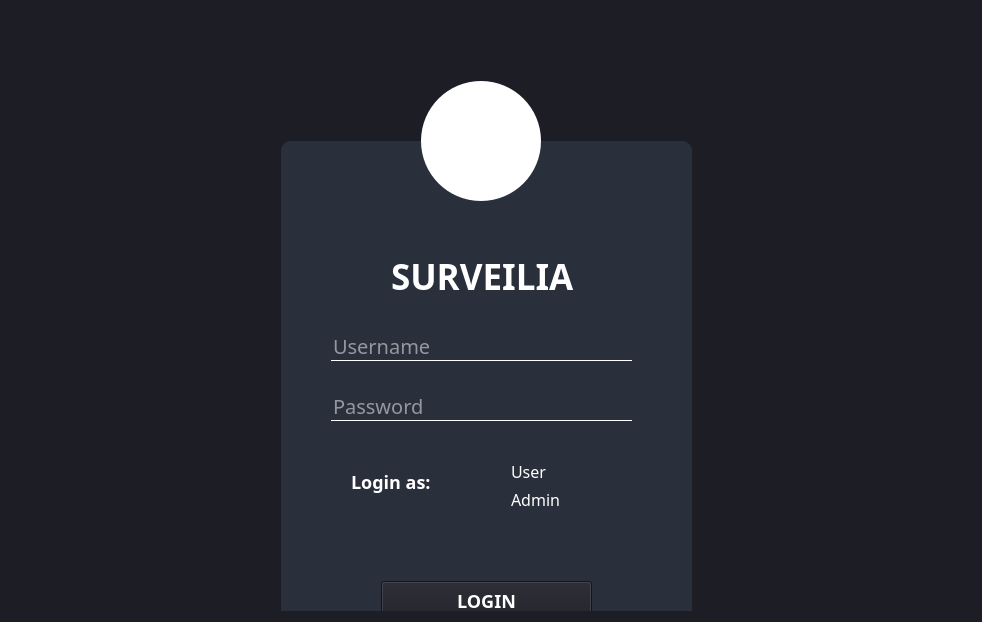
      <widget class="QWidget" name="login_page">
       <property name="styleSheet">
        <string notr="true">*{
font-family: century gothic;
font-size: 30px;
background-color:#1C1D25;
}
QFrame{
background: #2A2F3C ;
border-radius:10px;

}
QLabel{
color:white;
font-weight: bold;
}
QToolButton{
background:white;
border-radius:60px;
}
QLineEdit{
background: transparent;
border:none;
color:WHITE;
border-bottom:1px solid WHITE;
font-size:20px;

}
QPushButton{
font-size:18px;
font-weight:bold;
color:white ;
background-color:#1C1D25;
}
QPushButton:hover{
color:white;
background-color:black;
}
#logoLabel{
background:transparent;
}</string>
       </property>
       <layout class="QHBoxLayout" name="horizontalLayout_2">
        <item>
         <layout class="QHBoxLayout" name="horizontalLayout">
          <item>
           <spacer name="horizontalSpacer_2">
            <property name="orientation">
             <enum>Qt::Horizontal</enum>
            </property>
            <property name="sizeType">
             <enum>QSizePolicy::MinimumExpanding</enum>
            </property>
            <property name="sizeHint" stdset="0">
             <size>
              <width>200</width>
              <height>20</height>
             </size>
            </property>
           </spacer>
          </item>
          <item>
           <widget class="QWidget" name="login_widget" native="true">
            <property name="sizePolicy">
             <sizepolicy hsizetype="Preferred" vsizetype="Preferred">
              <horstretch>0</horstretch>
              <verstretch>0</verstretch>
             </sizepolicy>
            </property>
            <property name="minimumSize">
             <size>
              <width>560</width>
              <height>600</height>
             </size>
            </property>
            <widget class="QLabel" name="logo1_label">
             <property name="geometry">
              <rect>
               <x>200</x>
               <y>80</y>
               <width>150</width>
               <height>100</height>
              </rect>
             </property>
             <property name="styleSheet">
              <string notr="true">background: transparent;</string>
             </property>
             <property name="text">
              <string/>
             </property>
             <property name="pixmap">
              <pixmap resource="resource01.qrc">:/logo/surveilialogo.PNG</pixmap>
             </property>
             <property name="scaledContents">
              <bool>true</bool>
             </property>
            </widget>
            <widget class="QFrame" name="loginForm_frame">
             <property name="geometry">
              <rect>
               <x>70</x>
               <y>130</y>
               <width>411</width>
               <height>571</height>
              </rect>
             </property>
             <property name="frameShape">
              <enum>QFrame::StyledPanel</enum>
             </property>
             <property name="frameShadow">
              <enum>QFrame::Raised</enum>
             </property>
             <widget class="QLabel" name="title1_label">
              <property name="geometry">
               <rect>
                <x>110</x>
                <y>100</y>
                <width>221</width>
                <height>71</height>
               </rect>
              </property>
              <property name="styleSheet">
               <string notr="true">font-size:35px;</string>
              </property>
              <property name="text">
               <string>SURVEILIA</string>
              </property>
             </widget>
             <widget class="QLineEdit" name="username1_field">
              <property name="geometry">
               <rect>
                <x>50</x>
                <y>190</y>
                <width>301</width>
                <height>30</height>
               </rect>
              </property>
              <property name="placeholderText">
               <string>Username</string>
              </property>
             </widget>
             <widget class="QLineEdit" name="password1_field">
              <property name="geometry">
               <rect>
                <x>50</x>
                <y>250</y>
                <width>301</width>
                <height>30</height>
               </rect>
              </property>
              <property name="echoMode">
               <enum>QLineEdit::Password</enum>
              </property>
              <property name="placeholderText">
               <string>Password</string>
              </property>
             </widget>
             <widget class="QPushButton" name="login1_pushButton">
              <property name="geometry">
               <rect>
                <x>100</x>
                <y>440</y>
                <width>211</width>
                <height>40</height>
               </rect>
              </property>
              <property name="text">
               <string>LOGIN</string>
              </property>
             </widget>
             <widget class="QRadioButton" name="admin1_radioButton">
              <property name="geometry">
               <rect>
                <x>210</x>
                <y>350</y>
                <width>92</width>
                <height>16</height>
               </rect>
              </property>
              <property name="styleSheet">
               <string notr="true">QRadioButton{
color:WHITE;
font-size:16px;
background:transparent;


}</string>
              </property>
              <property name="text">
               <string>Admin</string>
              </property>
             </widget>
             <widget class="QRadioButton" name="user1_radioButton">
              <property name="geometry">
               <rect>
                <x>210</x>
                <y>320</y>
                <width>61</width>
                <height>20</height>
               </rect>
              </property>
              <property name="styleSheet">
               <string notr="true">QRadioButton{
color:WHITE;
font-size:16px;
background:transparent;

}</string>
              </property>
              <property name="text">
               <string>User</string>
              </property>
             </widget>
             <widget class="QLabel" name="loginas1_label">
              <property name="geometry">
               <rect>
                <x>70</x>
                <y>320</y>
                <width>81</width>
                <height>41</height>
               </rect>
              </property>
              <property name="styleSheet">
               <string notr="true">*{
background: transparent;
border:none;
color:WHITE;
font-size:18px;
font-weight:500;

}</string>
              </property>
              <property name="text">
               <string>Login as:</string>
              </property>
             </widget>
            </widget>
            <widget class="QToolButton" name="logo1_toolButton">
             <property name="geometry">
              <rect>
               <x>210</x>
               <y>70</y>
               <width>120</width>
               <height>120</height>
              </rect>
             </property>
             <property name="text">
              <string/>
             </property>
            </widget>
            <zorder>loginForm_frame</zorder>
            <zorder>logo1_toolButton</zorder>
            <zorder>logo1_label</zorder>
           </widget>
          </item>
          <item>
           <spacer name="horizontalSpacer">
            <property name="orientation">
             <enum>Qt::Horizontal</enum>
            </property>
            <property name="sizeType">
             <enum>QSizePolicy::MinimumExpanding</enum>
            </property>
            <property name="sizeHint" stdset="0">
             <size>
              <width>200</width>
              <height>20</height>
             </size>
            </property>
           </spacer>
          </item>
         </layout>
        </item>
       </layout>
      </widget>
